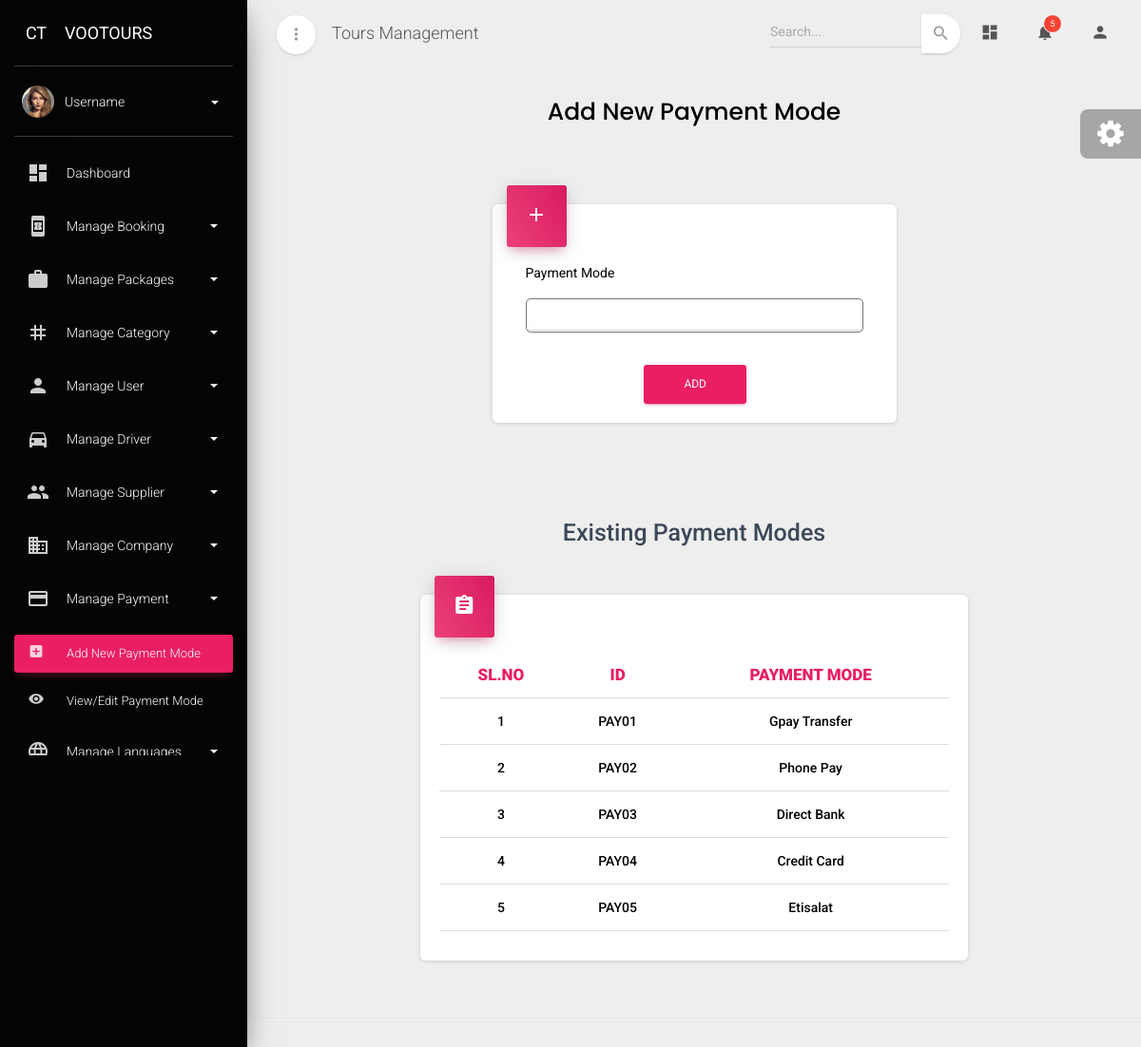
Screenshot of /addpaymentmode with the database file from the repository.
### admin_dashboard/models.py (models this page shows, shortened)
class Payment_mode(models.Model):
    payment_id=models.CharField(max_length=10,primary_key=True,editable=False)
    payment_mode=models.CharField(max_length=50,unique=True)

### admin_dashboard/views.py (the view)
# urls.py: path('addpaymentmode',addpaymentmode_view,name="addpaymentmode"),
def addpaymentmode_view(request):
    try:
        if request.method == 'POST':
            form = Payment_form(request.POST)
            if form.is_valid():
                form.save()
                payments = Payment_mode.objects.all().values('payment_id', 'payment_mode')
                payment_list = list(payments)
                return JsonResponse({'success': True, 'payments': payment_list})
            else:
                return JsonResponse({'success': False, 'errors': form.errors})
        else:
            form = Payment_form()
            payments = Payment_mode.objects.all()
        return render(request, 'addpayment.html', {'form': form, 'data': payments})
    except Exception as e:
        return JsonResponse({'success': False, 'error': str(e)}, status=500)

### admin_dashboard/forms.py
class Payment_form(forms.ModelForm):
    class Meta:
        model=Payment_mode
        exclude=['payment_id']
        widgets={
                'payment_mode': forms.TextInput(attrs={
                    'class': 'form-control border border-secondary pl-2 pr-2',
                    'style': 'font-size: 17px;border-radius:5px;'
                }),
         }

### admin_dashboard/templates/addpayment.html (shortened to what this page needs)
{% extends "base.html" %}
{% block content %}
<div class="content">
    <div class="container-fluid">
        <div class="row text-center">
            <h3 class="font-weight-bold" style="font-family:poppins,serif;color:#000;">Add New Payment Mode</h3>
        </div>
        <div class="row mt-4">
            <div class="col-3"></div>
            <div class="col-lg-6 col-md-12 col-md-12 pt-3 text-black">
                <div class="card">
                    <div class="card-header card-header-rose card-header-icon">
                        <div class="card-icon">
                            <i class="material-icons">add</i>
                        </div>
                    </div>
                    <div class="card-body">
                        <form class="form-horizontal text-black" enctype="multipart/form-data" action="{% url 'addpaymentmode' %}" method="post" id="lang-form">
                            <div class="text-black align-items-center">
                                <div class="col-md-12">
                                    <label for="exampleEmail" class="bmd-label-floating text-bold text-black">Payment Mode</label>
                                    <div class="form-group">
                                        {{ form.payment_mode }}
                                    </div>
                                </div>
                            </div>
                            <div class="row">
                                <div class="col-4"></div>
                                <div class="col-lg-4 col-md-4 col-12">
                                    <button class="btn btn-square btn-rose w-100 mt-4" type="submit">ADD</button>
                                </div>
                                <div class="col-4"></div>
                            </div>
                        </form>
                    </div>
                </div>
            </div>
            <div class="col-3"></div>
            <div class="container mt-5">
                <div class="row">
                    <div class="col-2"></div>
                    <div class="col-lg-8 col-md-12 col-md-12">
                        <h3 class="card-title text-center mb-5" style="font-weight: 500;">Existing Payment Modes</h3>
                        <div class="card">
                            <div class="card-header card-header-rose card-header-icon">
                                <div class="card-icon">
                                    <i class="material-icons">assignment</i>
                                </div>
                            </div>
                            <div class="card-body">
                                <div class="table-responsive">
                                    <table class="table" id="language-table">
                                        <thead>
                                            <tr>
                                                <th class="text-center text-rose" style="font-weight: 900;">SL.NO</th>
                                                <th class="text-center text-rose" style="font-weight: 900;">ID</th>
                                                <th class="text-center text-rose" style="font-weight: 900;">PAYMENT MODE</th>
                                            </tr>
                                        </thead>
                                        <tbody>
                                            {% for i in data %}
                                                <tr>
                                                    <td class="text-center" style="font-weight: 500;">{{ forloop.counter }}</td>
                                                    <td class="text-center text-capitalize" style="font-weight: 500;">{{ i.payment_id }}</td>
                                                    <td class="text-center text-capitalize" style="font-weight: 500;">{{ i.payment_mode }}</td>
                                                </tr>
                                            {% endfor %}
                                        </tbody>
                                    </table>
                                </div>
                            </div>
                        </div>
                    </div>
                    <div class="col-2"></div>
                </div>
            </div>
        </div>
    </div>
</div>
{% endblock content %}

### rows the page displays
Payment_mode: payment_id "PAY01", payment_mode "Gpay Transfer"
Payment_mode: payment_id "PAY02", payment_mode "Phone Pay"
Payment_mode: payment_id "PAY03", payment_mode "Direct Bank"
Payment_mode: payment_id "PAY04", payment_mode "Credit Card"
Payment_mode: payment_id "PAY05", payment_mode "Etisalat"
